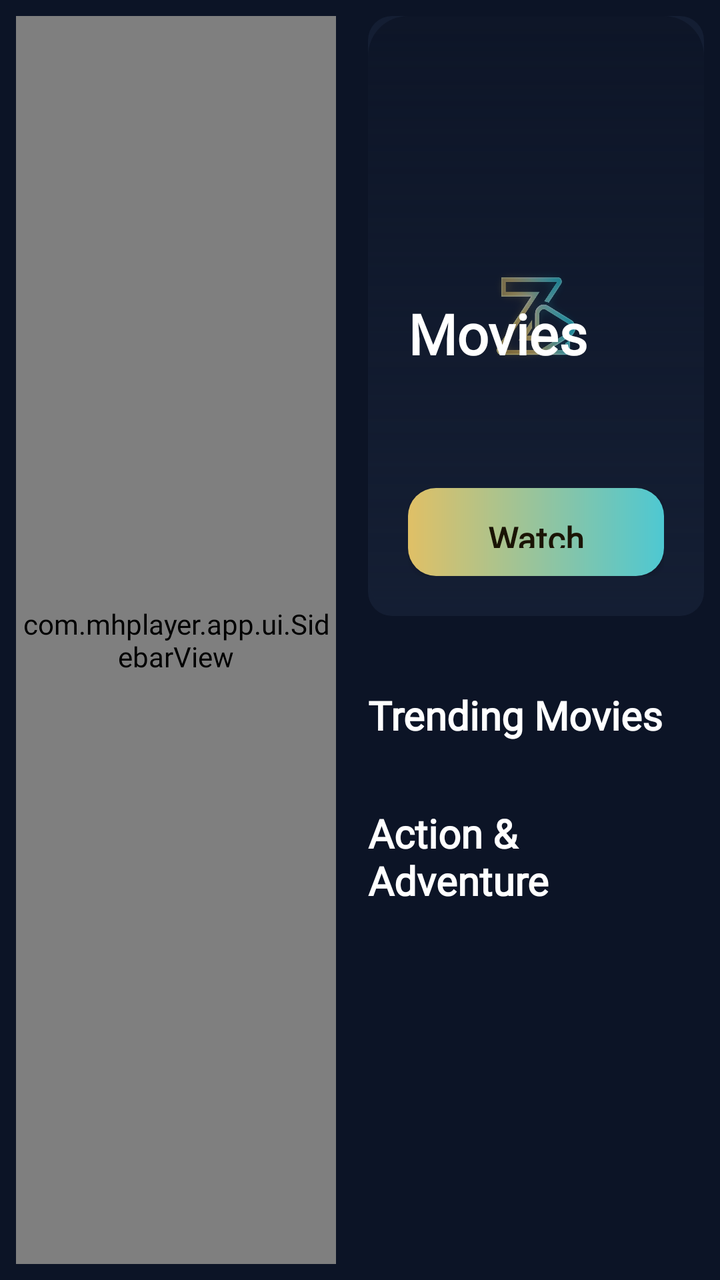
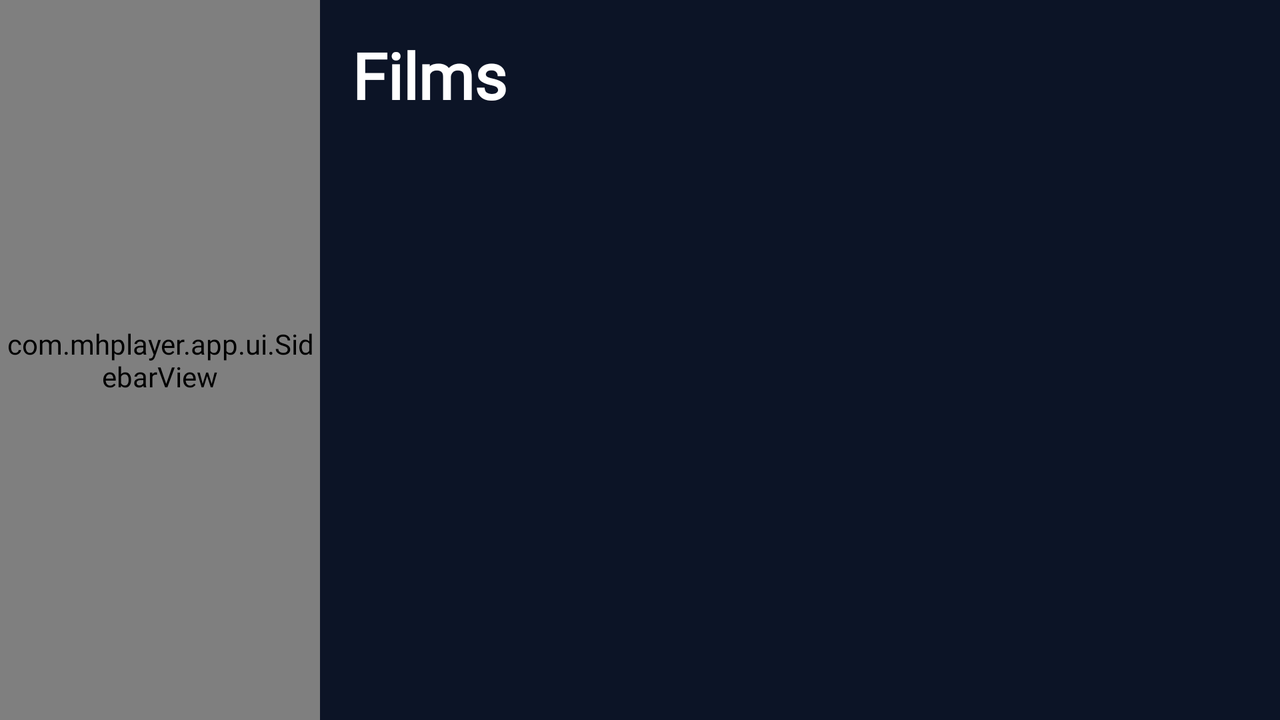

The same Android screen from two of the app's own layout files: first res/layout/ as a phone draws it, then the repository's variant for another configuration, drawn on a device whose configuration selects that folder. Both files follow.
<!-- AndroidManifest.xml: application theme Theme.MHPlayer -->
<!-- res/layout/fragment_movies.xml -->
<?xml version="1.0" encoding="utf-8"?>
<LinearLayout xmlns:android="http://schemas.android.com/apk/res/android"
    android:layout_width="match_parent"
    android:layout_height="match_parent"
    android:orientation="horizontal"
    android:background="@color/zeno_bg"
    android:padding="@dimen/screen_padding">

    <com.mhplayer.app.ui.SidebarView
        android:id="@+id/sidebar"
        android:layout_width="@dimen/sidebar_width"
        android:layout_height="match_parent" />

    <ScrollView
        android:layout_width="0dp"
        android:layout_height="match_parent"
        android:layout_weight="1"
        android:layout_marginStart="@dimen/content_margin_left">

        <LinearLayout
            android:layout_width="match_parent"
            android:layout_height="wrap_content"
            android:orientation="vertical">

            
            <FrameLayout
                android:layout_width="match_parent"
                android:layout_height="@dimen/banner_height">

                <ImageView
                    android:id="@+id/bannerImage"
                    android:layout_width="match_parent"
                    android:layout_height="match_parent"
                    android:scaleType="centerCrop"
                    android:background="@drawable/poster_placeholder"
                    android:contentDescription="@null" />

                <View
                    android:layout_width="match_parent"
                    android:layout_height="match_parent"
                    android:background="@drawable/bg_hero_scrim" />

                <LinearLayout
                    android:layout_width="match_parent"
                    android:layout_height="wrap_content"
                    android:layout_gravity="bottom"
                    android:orientation="vertical"
                    android:padding="20dp">

                    <TextView
                        android:id="@+id/bannerTitle"
                        android:layout_width="wrap_content"
                        android:layout_height="wrap_content"
                        android:text="Movies"
                        android:textSize="28sp"
                        android:textStyle="bold"
                        android:fontFamily="@font/poppins"
                        android:textColor="@color/zeno_text_primary" />

                    <TextView
                        android:id="@+id/bannerMeta"
                        android:layout_width="wrap_content"
                        android:layout_height="wrap_content"
                        android:layout_marginTop="4dp"
                        android:textSize="14sp"
                        android:textStyle="bold"
                        android:fontFamily="@font/poppins"
                        android:textColor="@color/zeno_gold" />

                    <TextView
                        android:id="@+id/bannerDescription"
                        android:layout_width="match_parent"
                        android:layout_height="wrap_content"
                        android:layout_marginTop="6dp"
                        android:maxLines="2"
                        android:ellipsize="end"
                        android:textSize="13sp"
                        android:fontFamily="@font/poppins"
                        android:textColor="@color/zeno_text_secondary" />

                    <LinearLayout
                        android:layout_width="wrap_content"
                        android:layout_height="wrap_content"
                        android:layout_marginTop="12dp"
                        android:orientation="horizontal">

                        <Button
                            android:id="@+id/watchNowButton"
                            android:layout_width="wrap_content"
                            android:layout_height="44dp"
                            android:paddingStart="24dp"
                            android:paddingEnd="24dp"
                            android:text="@string/movies_watch_now"
                            android:focusable="true"
                            style="@style/Widget.Zeno.Button.Primary" />

                        <Button
                            android:id="@+id/addToListButton"
                            android:layout_width="wrap_content"
                            android:layout_height="44dp"
                            android:layout_marginStart="12dp"
                            android:paddingStart="24dp"
                            android:paddingEnd="24dp"
                            android:text="@string/movies_add_list"
                            android:focusable="true"
                            style="@style/Widget.Zeno.Button.Secondary" />
                    </LinearLayout>
                </LinearLayout>
            </FrameLayout>

            
            <androidx.recyclerview.widget.RecyclerView
                android:id="@+id/chipList"
                android:layout_width="match_parent"
                android:layout_height="wrap_content"
                android:layout_marginTop="16dp"
                android:orientation="horizontal" />

            
            <TextView
                android:id="@+id/row1Title"
                android:layout_width="wrap_content"
                android:layout_height="wrap_content"
                android:layout_marginTop="20dp"
                android:text="@string/movies_trending"
                android:textSize="20sp"
                android:textStyle="bold"
                android:fontFamily="@font/poppins"
                android:textColor="@color/zeno_text_primary" />

            <androidx.recyclerview.widget.RecyclerView
                android:id="@+id/row1List"
                android:layout_width="match_parent"
                android:layout_height="wrap_content"
                android:layout_marginTop="12dp"
                android:orientation="horizontal" />

            
            <TextView
                android:id="@+id/row2Title"
                android:layout_width="wrap_content"
                android:layout_height="wrap_content"
                android:layout_marginTop="20dp"
                android:text="@string/movies_action"
                android:textSize="20sp"
                android:textStyle="bold"
                android:fontFamily="@font/poppins"
                android:textColor="@color/zeno_text_primary" />

            <androidx.recyclerview.widget.RecyclerView
                android:id="@+id/row2List"
                android:layout_width="match_parent"
                android:layout_height="wrap_content"
                android:layout_marginTop="12dp"
                android:layout_marginBottom="16dp"
                android:orientation="horizontal" />

            <TextView
                android:id="@+id/emptyText"
                android:layout_width="match_parent"
                android:layout_height="wrap_content"
                android:layout_marginTop="24dp"
                android:gravity="center"
                android:text="@string/vod_no_poster"
                android:textSize="14sp"
                android:fontFamily="@font/poppins"
                android:textColor="@color/zeno_text_muted"
                android:visibility="gone" />

        </LinearLayout>
    </ScrollView>
</LinearLayout>
<!-- resources referenced by this layout -->
<resources>
  <color name="zeno_bg">#0C1426</color>
  <color name="zeno_gold">#E0C066</color>
  <color name="zeno_text_muted">#8B94A9</color>
  <color name="zeno_text_primary">#FFFFFF</color>
  <color name="zeno_text_secondary">#C3CADB</color>
  <dimen name="banner_height">300dp</dimen>
  <dimen name="content_margin_left">16dp</dimen>
  <dimen name="screen_padding">8dp</dimen>
  <dimen name="sidebar_width">160dp</dimen>
  <!-- drawable bg_hero_scrim (drawable) -->
  <?xml version="1.0" encoding="utf-8"?>
  <shape xmlns:android="http://schemas.android.com/apk/res/android" android:shape="rectangle">
      <gradient
          android:angle="90"
          android:startColor="#000C1426"
          android:endColor="#E60C1426" />
      <corners android:radius="20dp" />
  </shape>
  <!-- drawable poster_placeholder (drawable) -->
  <?xml version="1.0" encoding="utf-8"?>
  <layer-list xmlns:android="http://schemas.android.com/apk/res/android">
      <item>
          <shape android:shape="rectangle">
              <solid android:color="@color/zeno_card" />
              <corners android:radius="12dp" />
          </shape>
      </item>
      <item
          android:width="48dp"
          android:height="48dp"
          android:gravity="center"
          android:drawable="@drawable/logo_zeno" />
  </layer-list>
  <string name="movies_action">Action &amp; Adventure</string>
  <string name="movies_add_list">Add to List</string>
  <string name="movies_trending">Trending Movies</string>
  <string name="movies_watch_now">Watch Now</string>
  <string name="vod_no_poster">No poster</string>
  <style name="Widget.Zeno.Button.Primary" parent="Widget.AppCompat.Button">
          <item name="android:background">@drawable/bg_button_primary_modern</item>
          <item name="android:textColor">@color/zeno_text_on_gradient</item>
          <item name="android:textSize">17sp</item>
          <item name="android:textStyle">bold</item>
          <item name="android:fontFamily">@font/poppins</item>
          <item name="android:textAllCaps">false</item>
          <item name="android:paddingTop">14dp</item>
          <item name="android:paddingBottom">14dp</item>
      </style>
  <style name="Widget.Zeno.Button.Secondary" parent="Widget.AppCompat.Button">
          <item name="android:background">@drawable/bg_button_secondary</item>
          <item name="android:textColor">@color/zeno_text_primary</item>
          <item name="android:textSize">15sp</item>
          <item name="android:textStyle">bold</item>
          <item name="android:fontFamily">@font/poppins</item>
          <item name="android:textAllCaps">false</item>
      </style>
  <color name="zeno_card">#141E33</color>
  <!-- drawable bg_button_primary_modern (drawable) -->
  <?xml version="1.0" encoding="utf-8"?>
  <shape xmlns:android="http://schemas.android.com/apk/res/android" android:shape="rectangle">
      <gradient
          android:angle="0"
          android:startColor="@color/zeno_gold"
          android:endColor="@color/zeno_cyan"
          android:type="linear" />
      <corners android:radius="14dp" />
  </shape>
  <color name="zeno_text_on_gradient">#1A1405</color>
  <!-- drawable bg_button_secondary (drawable) -->
  <?xml version="1.0" encoding="utf-8"?>
  <shape xmlns:android="http://schemas.android.com/apk/res/android" android:shape="rectangle">
      <solid android:color="@color/zeno_panel" />
      <stroke android:width="1dp" android:color="@color/zeno_input_border" />
      <corners android:radius="14dp" />
  </shape>
  <color name="zeno_bg_deep">#030E2C</color>
  <color name="zeno_cyan">#4EC8D2</color>
  <color name="zeno_panel">#121B31</color>
  <color name="zeno_input_border">#2A3852</color>
  <!-- some entries are left out for length -->
</resources>
<!-- res/layout-land/fragment_movies.xml (the repository's variant of the layout above) -->
<!-- drawn on the phone turned sideways -->
<?xml version="1.0" encoding="utf-8"?>
<LinearLayout xmlns:android="http://schemas.android.com/apk/res/android"
    android:layout_width="match_parent"
    android:layout_height="match_parent"
    android:orientation="horizontal"
    android:background="@color/color_background">

    <com.mhplayer.app.ui.SidebarView
        android:id="@+id/sidebar"
        android:layout_width="@dimen/sidebar_width"
        android:layout_height="match_parent" />

    <LinearLayout
        android:layout_width="0dp"
        android:layout_height="match_parent"
        android:layout_weight="1"
        android:orientation="vertical"
        android:paddingStart="@dimen/content_margin_left"
        android:paddingEnd="@dimen/content_margin"
        android:paddingTop="@dimen/content_margin">

        <TextView
            android:id="@+id/screenTitle"
            android:layout_width="wrap_content"
            android:layout_height="wrap_content"
            android:text="Films"
            android:textSize="@dimen/text_screen_title"
            android:textStyle="bold"
            android:textColor="@color/color_text_primary" />

        <androidx.recyclerview.widget.RecyclerView
            android:id="@+id/chipList"
            android:layout_width="match_parent"
            android:layout_height="@dimen/chip_height"
            android:layout_marginTop="@dimen/content_margin" />

        <androidx.recyclerview.widget.RecyclerView
            android:id="@+id/gridList"
            android:layout_width="match_parent"
            android:layout_height="0dp"
            android:layout_weight="1"
            android:layout_marginTop="@dimen/form_margin_top" />

        <TextView
            android:id="@+id/emptyText"
            android:layout_width="match_parent"
            android:layout_height="wrap_content"
            android:layout_marginTop="@dimen/section_gap"
            android:gravity="center"
            android:text="Aucun contenu"
            android:textSize="@dimen/text_empty"
            android:textColor="@color/color_text_muted"
            android:visibility="gone" />
    </LinearLayout>
</LinearLayout>
<!-- resources referenced by the variant -->
<!-- as the phone turned sideways resolves them -->
<resources>
  <color name="color_background">@color/zeno_bg</color>
  <color name="color_text_muted">@color/zeno_text_muted</color>
  <color name="color_text_primary">@color/zeno_text_primary</color>
  <dimen name="chip_height">32dp</dimen>
  <dimen name="content_margin">16dp</dimen>
  <dimen name="content_margin_left">16dp</dimen>
  <dimen name="form_margin_top">12dp</dimen>
  <dimen name="section_gap">24dp</dimen>
  <dimen name="sidebar_width">160dp</dimen>
  <dimen name="text_empty">16sp</dimen>
  <dimen name="text_screen_title">32sp</dimen>
  <style name="Theme.MHPlayer" parent="Theme.AppCompat.NoActionBar">
          <item name="colorPrimary">@color/zeno_gold</item>
          <item name="colorPrimaryDark">@color/zeno_bg_deep</item>
          <item name="colorAccent">@color/zeno_cyan</item>
          <item name="android:windowBackground">@color/zeno_bg</item>
          <item name="android:textColorPrimary">@color/zeno_text_primary</item>
          <item name="android:textColorSecondary">@color/zeno_text_secondary</item>
          <item name="android:statusBarColor">@color/zeno_bg</item>
          <item name="android:navigationBarColor">@color/zeno_bg</item>
          <item name="android:windowLightStatusBar">false</item>
          <item name="android:fontFamily">@font/poppins</item>
          <item name="fontFamily">@font/poppins</item>
      </style>
  <color name="zeno_bg">#0C1426</color>
  <color name="zeno_text_muted">#8B94A9</color>
  <color name="zeno_text_primary">#FFFFFF</color>
  <color name="zeno_gold">#E0C066</color>
  <color name="zeno_bg_deep">#030E2C</color>
  <color name="zeno_cyan">#4EC8D2</color>
  <color name="zeno_text_secondary">#C3CADB</color>
</resources>
